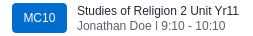
<?xml version="1.0" encoding="UTF-8"?>
<ui version="4.0">
 <class>Form</class>
 <widget class="QWidget" name="Form">
  <property name="geometry">
   <rect>
    <x>0</x>
    <y>0</y>
    <width>295</width>
    <height>50</height>
   </rect>
  </property>
  <property name="sizePolicy">
   <sizepolicy hsizetype="Preferred" vsizetype="Preferred">
    <horstretch>0</horstretch>
    <verstretch>47</verstretch>
   </sizepolicy>
  </property>
  <property name="minimumSize">
   <size>
    <width>0</width>
    <height>47</height>
   </size>
  </property>
  <property name="maximumSize">
   <size>
    <width>16777215</width>
    <height>50</height>
   </size>
  </property>
  <property name="windowTitle">
   <string>Form</string>
  </property>
  <property name="styleSheet">
   <string notr="true">background-color: rgba(32, 32, 32,0);
</string>
  </property>
  <layout class="QHBoxLayout" name="horizontalLayout_2">
   <property name="sizeConstraint">
    <enum>QLayout::SetFixedSize</enum>
   </property>
   <property name="leftMargin">
    <number>6</number>
   </property>
   <property name="topMargin">
    <number>0</number>
   </property>
   <property name="rightMargin">
    <number>0</number>
   </property>
   <property name="bottomMargin">
    <number>0</number>
   </property>
   <item>
    <widget class="QWidget" name="widget" native="true">
     <property name="minimumSize">
      <size>
       <width>281</width>
       <height>39</height>
      </size>
     </property>
     <property name="maximumSize">
      <size>
       <width>16777215</width>
       <height>31</height>
      </size>
     </property>
     <property name="styleSheet">
      <string notr="true">QWidget#frame{background-color: rgba(0,0,0,0);
border-radius:4;}</string>
     </property>
     <layout class="QHBoxLayout" name="horizontalLayout">
      <property name="spacing">
       <number>3</number>
      </property>
      <property name="sizeConstraint">
       <enum>QLayout::SetFixedSize</enum>
      </property>
      <property name="leftMargin">
       <number>6</number>
      </property>
      <property name="topMargin">
       <number>0</number>
      </property>
      <property name="rightMargin">
       <number>5</number>
      </property>
      <property name="bottomMargin">
       <number>0</number>
      </property>
      <item>
       <widget class="QLabel" name="icon_test">
        <property name="sizePolicy">
         <sizepolicy hsizetype="Preferred" vsizetype="Preferred">
          <horstretch>0</horstretch>
          <verstretch>39</verstretch>
         </sizepolicy>
        </property>
        <property name="minimumSize">
         <size>
          <width>55</width>
          <height>30</height>
         </size>
        </property>
        <property name="maximumSize">
         <size>
          <width>55</width>
          <height>30</height>
         </size>
        </property>
        <property name="styleSheet">
         <string notr="true">font: 63 10pt &quot;Segoe UI Variable Small Semibol&quot;;
background-color: rgb(0, 109, 206);
color:#FFFFFF;
border-radius:4px
</string>
        </property>
        <property name="text">
         <string>MC10</string>
        </property>
        <property name="alignment">
         <set>Qt::AlignCenter</set>
        </property>
       </widget>
      </item>
      <item>
       <widget class="QFrame" name="frame_2">
        <property name="sizePolicy">
         <sizepolicy hsizetype="Preferred" vsizetype="Preferred">
          <horstretch>0</horstretch>
          <verstretch>0</verstretch>
         </sizepolicy>
        </property>
        <property name="minimumSize">
         <size>
          <width>0</width>
          <height>40</height>
         </size>
        </property>
        <property name="maximumSize">
         <size>
          <width>16777215</width>
          <height>16777215</height>
         </size>
        </property>
        <property name="styleSheet">
         <string notr="true">background-color: rgba(255,255,255,0);
margin: 0 0 2.5 0</string>
        </property>
        <property name="frameShape">
         <enum>QFrame::NoFrame</enum>
        </property>
        <property name="frameShadow">
         <enum>QFrame::Plain</enum>
        </property>
        <layout class="QVBoxLayout" name="verticalLayout">
         <property name="spacing">
          <number>0</number>
         </property>
         <property name="sizeConstraint">
          <enum>QLayout::SetFixedSize</enum>
         </property>
         <property name="leftMargin">
          <number>4</number>
         </property>
         <property name="topMargin">
          <number>0</number>
         </property>
         <property name="rightMargin">
          <number>0</number>
         </property>
         <property name="bottomMargin">
          <number>0</number>
         </property>
         <item>
          <spacer name="verticalSpacer">
           <property name="orientation">
            <enum>Qt::Vertical</enum>
           </property>
           <property name="sizeType">
            <enum>QSizePolicy::Fixed</enum>
           </property>
           <property name="sizeHint" stdset="0">
            <size>
             <width>0</width>
             <height>4</height>
            </size>
           </property>
          </spacer>
         </item>
         <item>
          <widget class="QLabel" name="TopLabel">
           <property name="sizePolicy">
            <sizepolicy hsizetype="Fixed" vsizetype="Preferred">
             <horstretch>0</horstretch>
             <verstretch>0</verstretch>
            </sizepolicy>
           </property>
           <property name="maximumSize">
            <size>
             <width>16777215</width>
             <height>20</height>
            </size>
           </property>
           <property name="styleSheet">
            <string notr="true">color: #222836;
font: 63 10.3pt &quot;Segoe UI Variable Small Semibol&quot;;</string>
           </property>
           <property name="text">
            <string>Studies of Religion 2 Unit Yr11</string>
           </property>
           <property name="scaledContents">
            <bool>false</bool>
           </property>
          </widget>
         </item>
         <item>
          <widget class="QLabel" name="Bottom_Label">
           <property name="sizePolicy">
            <sizepolicy hsizetype="Fixed" vsizetype="Preferred">
             <horstretch>0</horstretch>
             <verstretch>0</verstretch>
            </sizepolicy>
           </property>
           <property name="maximumSize">
            <size>
             <width>16777215</width>
             <height>12</height>
            </size>
           </property>
           <property name="styleSheet">
            <string notr="true">color: #5a606e;
font: 63 8pt &quot;Segoe UI Variable Display semib&quot;;</string>
           </property>
           <property name="text">
            <string>Jonathan Doe | 9:10 - 10:10</string>
           </property>
          </widget>
         </item>
        </layout>
       </widget>
      </item>
      <item>
       <spacer name="horizontalSpacer">
        <property name="orientation">
         <enum>Qt::Horizontal</enum>
        </property>
        <property name="sizeType">
         <enum>QSizePolicy::Fixed</enum>
        </property>
        <property name="sizeHint" stdset="0">
         <size>
          <width>5</width>
          <height>20</height>
         </size>
        </property>
       </spacer>
      </item>
     </layout>
    </widget>
   </item>
  </layout>
 </widget>
 <resources/>
 <connections/>
</ui>
